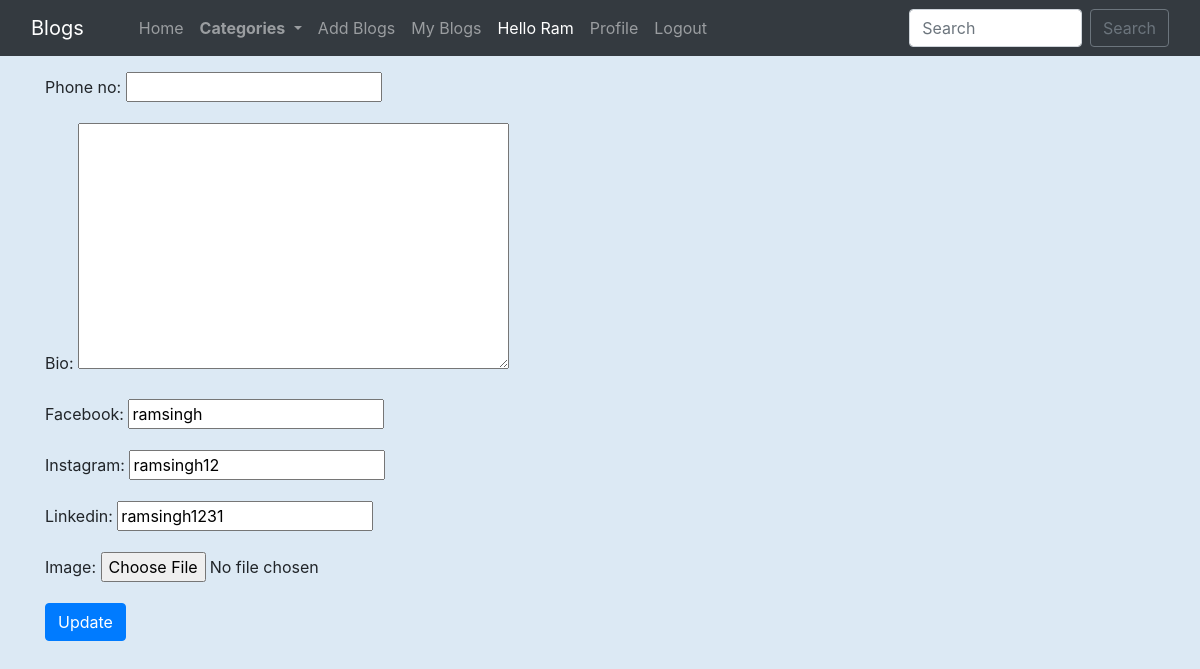
/edit_profile/ (signed in), run on the app's committed database.
### home/models.py (models this page shows, shortened)
class Profile(models.Model):
    user = models.OneToOneField(User, on_delete=models.CASCADE, blank=True, null=True)
    image = models.ImageField(upload_to="profile_pics", blank=True, null=True)
    bio = models.TextField(blank=True, null=True)
    phone_no = models.IntegerField(blank=True, null=True)
    facebook = models.CharField(max_length=300, blank=True, null=True)
    instagram = models.CharField(max_length=300, blank=True, null=True)
    linkedin = models.CharField(max_length=300, blank=True, null=True)

### home/views.py (the view)
# urls.py: path("edit_profile/", views.edit_profile, name="edit_profile"),
def edit_profile(request):
    try:
        profile = request.user.profile
    except Profile.DoesNotExist:
        profile = Profile(user=request.user)
    if request.method=="POST":
        form = ProfileForm(data=request.POST, files=request.FILES, instance=profile)
        if form.is_valid():
            form.save()
            alert = True
            return render(request, "edit_profile.html", {'alert':alert})
    else:
        form=ProfileForm(instance=profile)
    return render(request, "edit_profile.html", {'form':form})

### home/forms.py
class ProfileForm(forms.ModelForm):
    class Meta:
        model = Profile
        fields = ('phone_no', 'bio', 'facebook', 'instagram', 'linkedin', 'image', )

### home/templates/edit_profile.html (shortened to what this page needs)
{% extends 'base.html' %}
{% block body %}
<form action="/edit_profile/" enctype="multipart/form-data" method="POST"> {% csrf_token %}
    <div class="container mt-3">
   {{ form.as_p }}
        <button type="submit" class="btn btn-primary">Update</button>
    </div>
</form>
{% endblock %}

### home/templates/base.html (shortened to what this page needs)
<!doctype html>
<html lang="en">
  <head>
    <link href="//maxcdn.bootstrapcdn.com/bootstrap/4.1.1/css/bootstrap.min.css" rel="stylesheet" id="bootstrap-css">
	  <link rel="stylesheet" href="https://cdnjs.cloudflare.com/ajax/libs/bootstrap/5.0.0/css/bootstrap.min.css" />
    <link href="https://cdn.jsdelivr.net/npm/bootstrap@5.0.2/dist/css/bootstrap.min.css" rel="stylesheet">
    <link rel="stylesheet" href="https://maxcdn.bootstrapcdn.com/bootstrap/4.0.0/css/bootstrap.min.css">
  </head>
  <body>
    <nav class="navbar navbar-expand-lg navbar-dark bg-dark sticky-top">
        <div class="container-fluid">
          <a class="navbar-brand" href="#"> Blogs</a>
          <div class="collapse navbar-collapse" id="navbarSupportedContent">
          <div class="container mx-3">
            <ul class="navbar-nav me-auto mb-2 mb-lg-0">
              <li class="nav-item">
                <a class="nav-link {% block homeactive %} {% endblock homeactive %}" aria-current="page" href="/">Home</a>
              </li>
              <li class="nav-item dropdown">
                <a class="nav-link dropdown-toggle " href="/category/" role="button" data-bs-toggle="dropdown" aria-expanded="false">
                 <b> Categories</b>
                </a>
              </li>
              {% if user.is_authenticated %}
              <li class="nav-item">
                <a class="nav-link {% block add_blogs_active %} {% endblock add_blogs_active %}" href="/add_blogs/">Add Blogs</a>
              </li>
              <li class="nav-item">
                <a class="nav-link " href="{% url 'my_blogs' user.username %}">My Blogs</a>
              </li>
              <li class="nav-item">
                <a class="nav-link active" href="#">Hello {{request.user}} </a>
              </li>
              <li class="nav-item">
                <a class="nav-link {% block profileactive %} {% endblock profileactive %}" href="/profile/">Profile</a>
              </li>
              <li class="nav-item">
                <a class="nav-link" href="/logout/">Logout</a>
              </li>
              {% endif %}
            </ul>
            </div>
            <form class="d-flex" method="POST" action="/search/"> {% csrf_token %}
              <input class="form-control me-2" type="search" placeholder="Search" name="searched" id="searched" aria-label="Search">
              <button href="/search/" class="btn btn-outline-secondary" type="submit">Search</button>
            </form>
          </div>
        </div>
      </nav>
      {% block body %}
      {% endblock %}
</body>
</html>

### home/templates/base.html (style rules this page uses)
body { background-color: rgb(220, 233, 244); }

### data on the page
Profile: facebook "ramsingh", instagram "ramsingh12", linkedin "ramsingh1231"

### other printed values
{{ request.user }} "Ram"
